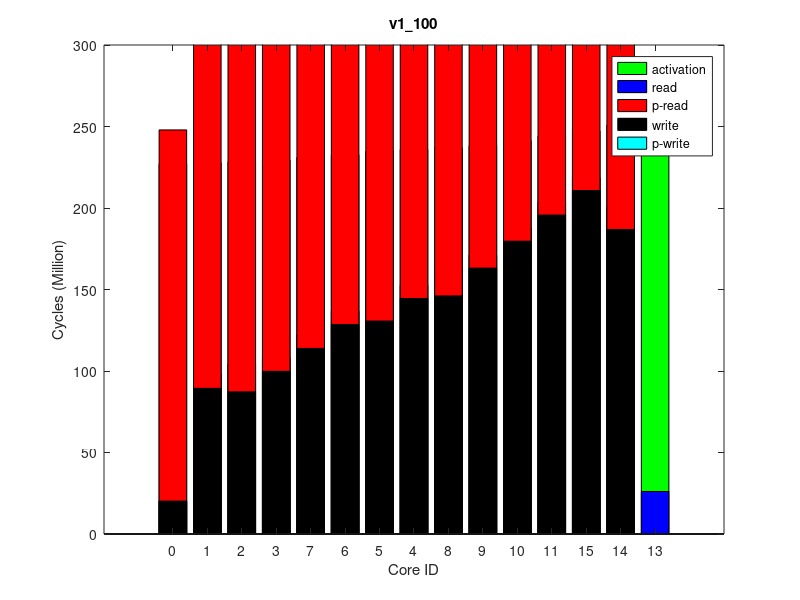

The MATLAB script that drew this image:
times(1, :, :) = [
227728811, 227836592, 0
228725525, 228503976, 0
229350443, 229257157, 0
230454029, 230243708, 0
236761001, 236524495, 0
235773614, 235512136, 0
233578704, 233446432, 0
232079210, 231833262, 0
237853041, 237638542, 0
239070153, 238854173, 0
242164719, 241938642, 0
245014808, 244794709, 0
0, 251963746, 0
251527666, 251310919, 0
247913724, 247720777, 0
];
times(2, :, :) = [
227716648, 227823970, 0
228634783, 228490971, 0
229345749, 229243677, 0
230389200, 230230414, 0
236669207, 236509782, 0
235679218, 235496885, 0
233333644, 233433691, 0
231982665, 231819738, 0
237755963, 237623079, 0
238937313, 238840670, 0
242065483, 241921943, 0
244908045, 244771313, 0
0, 251948010, 0
251430148, 251295163, 0
247809029, 247697355, 0
];
times(3, :, :) = [
227732838, 227840171, 0
228655955, 228507911, 0
229307698, 229260844, 0
230387368, 230247623, 0
236688890, 236525778, 0
235700238, 235513627, 0
233498015, 233450091, 0
232003482, 231837243, 0
237747971, 237639973, 0
238991223, 238855556, 0
242085791, 241937689, 0
244905970, 244789494, 0
0, 251948631, 0
251440243, 251300902, 0
247829508, 247713622, 0
];
times(4, :, :) = [
227712398, 227819940, 0
228627534, 228485181, 0
229356985, 229239886, 0
230407557, 230227158, 0
236664945, 236506569, 0
235676040, 235494236, 0
233451584, 233430684, 0
231977760, 231816279, 0
237753214, 237621388, 0
238910484, 238836209, 0
242059460, 241916750, 0
244907158, 244767734, 0
0, 251945359, 0
251425555, 251291910, 0
247801265, 247691425, 0
];
times(5, :, :) = [
227735212, 227843449, 0
228655519, 228510566, 0
229351930, 229263663, 0
230424509, 230250697, 0
236688344, 236529085, 0
235698228, 235517745, 0
233270365, 233455760, 0
232006517, 231840598, 0
237778360, 237644025, 0
238950555, 238860285, 0
242090477, 241944020, 0
244941503, 244800096, 0
0, 251975438, 0
251470402, 251333534, 0
247839401, 247725312, 0
];
times(6, :, :) = [
227708874, 227816258, 0
228627290, 228482335, 0
229334295, 229236691, 0
230406664, 230223741, 0
236662870, 236500690, 0
235673987, 235490705, 0
233495998, 233426361, 0
231980668, 231812994, 0
237745840, 237614452, 0
238972247, 238831484, 0
242062064, 241913244, 0
244897282, 244757550, 0
0, 251911815, 0
251409372, 251269276, 0
247800286, 247683417, 0
];
times(7, :, :) = [
227714102, 227822227, 0
228633591, 228489020, 0
229378069, 229241595, 0
230395858, 230228592, 0
236668393, 236508160, 0
235682036, 235497025, 0
233336525, 233432453, 0
231982382, 231817704, 0
237756284, 237624134, 0
238928943, 238840855, 0
242067815, 241922555, 0
244919282, 244775535, 0
0, 251928097, 0
251418941, 251281904, 0
247815344, 247701562, 0
];
times(8, :, :) = [
227746361, 227853836, 0
228665140, 228519997, 0
229374542, 229273478, 0
230395399, 230259362, 0
236696753, 236539280, 0
235714281, 235528173, 0
233307529, 233462979, 0
232013036, 231849218, 0
237786492, 237653263, 0
238946764, 238869626, 0
242096979, 241950507, 0
244943201, 244802641, 0
0, 251971260, 0
251447034, 251309278, 0
247843850, 247728167, 0
];
times(9, :, :) = [
227735190, 227842827, 0
228655802, 228510490, 0
229362392, 229264571, 0
230386313, 230251418, 0
236687511, 236531398, 0
235706085, 235521285, 0
233613132, 233456756, 0
232008427, 231841070, 0
237772639, 237645414, 0
238999042, 238862479, 0
242092903, 241946772, 0
244946118, 244801837, 0
0, 251974245, 0
251453284, 251316256, 0
247842181, 247727300, 0
];
times(10, :, :) = [
227718239, 227825889, 0
228635219, 228491703, 0
229316113, 229245254, 0
230384534, 230232884, 0
236667177, 236508277, 0
235681343, 235497542, 0
233362045, 233434228, 0
231989231, 231822027, 0
237757732, 237622657, 0
238924569, 238836982, 0
242068470, 241919738, 0
244917319, 244771482, 0
58, 251955090, 0
251437020, 251298357, 0
247809124, 247693707, 0
];
ave_times = round(squeeze(mean(times)));
format long g, ave_times
std_times = round(squeeze(std(times)));
format long g, std_times
polling_read_times = ave_times;
times(1, :, :) = [
0, 226641334, 0
0, 227305000, 0
0, 228056576, 0
0, 229039437, 0
0, 235268754, 0
0, 234267531, 0
0, 232225532, 0
0, 230627060, 0
0, 236376594, 0
0, 237581043, 0
0, 240642085, 0
0, 243399516, 0
0, 250495722, 0
0, 249836038, 0
0, 246321769, 0
];
times(2, :, :) = [
0, 226642438, 0
0, 227304708, 0
0, 228056241, 0
0, 229040452, 0
0, 235271823, 0
0, 234270115, 0
0, 232227915, 0
0, 230629005, 0
0, 236379192, 0
0, 237584332, 0
0, 240643899, 0
0, 243415652, 0
0, 250497665, 0
0, 249845989, 0
0, 246339875, 0
];
times(3, :, :) = [
0, 226621184, 0
0, 227286169, 0
0, 228037158, 0
0, 229021358, 0
0, 235252546, 0
0, 234250911, 0
0, 232208005, 0
0, 230609589, 0
0, 236359703, 0
0, 237565742, 0
0, 240623805, 0
0, 243399610, 0
0, 250501187, 0
0, 249845944, 0
0, 246324509, 0
];
times(4, :, :) = [
0, 226633222, 0
0, 227298200, 0
0, 228049926, 0
0, 229034037, 0
0, 235262233, 0
0, 234260904, 0
0, 232219219, 0
0, 230621155, 0
0, 236370013, 0
0, 237575201, 0
0, 240634118, 0
0, 243397482, 0
0, 250519584, 0
0, 249859004, 0
0, 246321807, 0
];
times(5, :, :) = [
0, 226659814, 0
0, 227325776, 0
0, 228076393, 0
0, 229059904, 0
0, 235289278, 0
0, 234287186, 0
0, 232245530, 0
0, 230646880, 0
0, 236396573, 0
0, 237602121, 0
0, 240662274, 0
0, 243436398, 0
0, 250551352, 0
0, 249895878, 0
0, 246360120, 0
];
times(6, :, :) = [
0, 226653926, 0
0, 227320772, 0
0, 228071458, 0
0, 229054713, 0
0, 235284044, 0
0, 234282434, 0
0, 232240556, 0
0, 230642521, 0
0, 236391638, 0
0, 237596907, 0
0, 240656494, 0
0, 243427442, 0
0, 250496095, 0
0, 249852331, 0
0, 246352150, 0
];
times(7, :, :) = [
0, 226636783, 0
0, 227303235, 0
0, 228055243, 0
0, 229039998, 0
0, 235269067, 0
0, 234267484, 0
0, 232225511, 0
0, 230627303, 0
0, 236376238, 0
0, 237581790, 0
0, 240641555, 0
0, 243410740, 0
0, 250507245, 0
0, 249842982, 0
0, 246334969, 0
];
times(8, :, :) = [
0, 226629223, 0
0, 227296388, 0
0, 228047601, 0
0, 229030307, 0
0, 235260965, 0
0, 234259148, 0
0, 232216896, 0
0, 230617529, 0
0, 236368184, 0
0, 237572262, 0
0, 240631704, 0
0, 243403646, 0
0, 250500909, 0
0, 249852070, 0
0, 246328624, 0
];
times(9, :, :) = [
0, 226628079, 0
0, 227290414, 0
0, 228041487, 0
0, 229024984, 0
0, 235256422, 0
0, 234254195, 0
0, 232212137, 0
0, 230613453, 0
0, 236364333, 0
0, 237570330, 0
0, 240629151, 0
0, 243404142, 0
0, 250505468, 0
0, 249847536, 0
0, 246330405, 0
];
times(10, :, :) = [
0, 226613977, 0
0, 227280449, 0
0, 228029271, 0
0, 229013240, 0
0, 235245756, 0
0, 234243736, 0
0, 232200480, 0
0, 230601329, 0
0, 236353249, 0
0, 237558833, 0
0, 240619206, 0
0, 243392619, 0
0, 250482335, 0
0, 249828858, 0
0, 246319354, 0
];
ave_times = round(squeeze(mean(times)));
format long g, ave_times
std_times = round(squeeze(std(times)));
format long g, std_times
polling_write_times = ave_times;
times(1, :, :) = [
0, 252577941, 0
8268039, 253309823, 64000
16963525, 254126369, 128000
8309476, 255165841, 64000
8115540, 262078735, 64000
14133569, 260963415, 128000
8207063, 258670497, 64000
8245688, 256865089, 64000
16145484, 263309749, 128000
8054899, 264640123, 64000
8118146, 267996209, 64000
8022779, 271103512, 64000
26087771, 278831271, 255980
13577970, 278123493, 128000
8057495, 274306103, 64000
];
times(2, :, :) = [
0, 252578443, 0
8275049, 253311479, 64000
16871520, 254127234, 128000
8310413, 255168032, 64000
8115832, 262082286, 64000
14151485, 260967615, 128000
8216146, 258674490, 64000
8243043, 256869477, 64000
16092040, 263312992, 128000
8047886, 264644224, 64000
8118371, 268000560, 64000
8002226, 271112375, 64000
26089515, 278846397, 255980
13614733, 278142335, 128000
8022324, 274317274, 64000
];
times(3, :, :) = [
0, 252643971, 0
8272938, 253376521, 64000
16978679, 254194434, 128000
8301346, 255234432, 64000
8116441, 262143074, 64000
14153403, 261027478, 128000
8199192, 258735056, 64000
8248632, 256929761, 64000
16117665, 263374461, 128000
8030447, 264705141, 64000
8120230, 268061784, 64000
7995943, 271172739, 64000
26086843, 278902580, 255980
13580717, 278195367, 128000
8130369, 274373685, 64000
];
times(4, :, :) = [
0, 252624504, 0
8274042, 253356356, 64000
16982460, 254174474, 128000
8312775, 255212880, 64000
8113989, 262120116, 64000
14152666, 261005457, 128000
8214194, 258712388, 64000
8244274, 256906790, 64000
16068968, 263350586, 128000
8029213, 264681287, 64000
8118801, 268036967, 64000
7996665, 271141605, 64000
26089015, 278862177, 255980
13581274, 278158458, 128000
8132221, 274340329, 64000
];
times(5, :, :) = [
0, 252597795, 0
8275672, 253329295, 64000
16887688, 254147509, 128000
8308676, 255188944, 64000
8114476, 262101726, 64000
14152723, 260986525, 128000
8213834, 258693045, 64000
8243445, 256887817, 64000
16082678, 263332263, 128000
8039772, 264663158, 64000
8132897, 268021849, 64000
8004192, 271125899, 64000
26086505, 278843271, 255980
13574152, 278142921, 128000
8034466, 274328331, 64000
];
times(6, :, :) = [
0, 252591661, 0
8275359, 253323563, 64000
16885773, 254139808, 128000
8311413, 255180307, 64000
8113488, 262086677, 64000
14134194, 260972011, 128000
8205426, 258679816, 64000
8243697, 256874444, 64000
16068791, 263317359, 128000
8031319, 264647609, 64000
8120183, 268004881, 64000
8001740, 271116416, 64000
26088307, 278853472, 255980
13613730, 278147718, 128000
8023132, 274318812, 64000
];
times(7, :, :) = [
0, 252577507, 0
8276020, 253309040, 64000
16874456, 254127511, 128000
8310192, 255168831, 64000
8116249, 262079586, 64000
14133677, 260964425, 128000
8208153, 258671639, 64000
8247397, 256864947, 64000
16121054, 263310522, 128000
8031177, 264641260, 64000
8121254, 267996749, 64000
8000145, 271106126, 64000
26089075, 278823077, 255980
13614488, 278120182, 128000
8019277, 274308778, 64000
];
times(8, :, :) = [
0, 252631267, 0
8269327, 253363109, 64000
16869971, 254178383, 128000
8306788, 255219768, 64000
8118404, 262127288, 64000
14133512, 261012343, 128000
8205134, 258719575, 64000
8246272, 256914035, 64000
16163632, 263357217, 128000
8053001, 264687599, 64000
8115496, 268045951, 64000
8001236, 271157466, 64000
26089130, 278876634, 255980
13613025, 278176271, 128000
8023697, 274359349, 64000
];
times(9, :, :) = [
0, 252622242, 0
8267593, 253353905, 64000
16874725, 254169646, 128000
8315400, 255205816, 64000
8112251, 262114942, 64000
14132488, 261000598, 128000
8201798, 258708013, 64000
8250992, 256903529, 64000
16069971, 263346442, 128000
8028554, 264676521, 64000
8119705, 268033374, 64000
7995445, 271140353, 64000
26090472, 278871972, 255980
13580104, 278166311, 128000
8132676, 274342442, 64000
];
times(10, :, :) = [
0, 252607595, 0
8273988, 253339409, 64000
16870276, 254156341, 128000
8310051, 255192607, 64000
8116511, 262103981, 64000
14135273, 260989689, 128000
8209926, 258696299, 64000
8244871, 256891037, 64000
16096834, 263335015, 128000
8050089, 264665023, 64000
8129869, 268020501, 64000
8036083, 271134797, 64000
26090754, 278863793, 255980
13617327, 278157495, 128000
8124009, 274333823, 64000
];
ave_times = round(squeeze(mean(times)));
format long g, ave_times
std_times = round(squeeze(std(times)));
format long g, std_times
read_times = ave_times;
times(1, :, :) = [
0, 227093728, 0
0, 227761984, 0
0, 228516383, 0
0, 229505158, 0
0, 235870369, 0
0, 234842272, 0
0, 232744299, 0
0, 231102051, 0
0, 237009550, 0
0, 238255593, 0
0, 241413485, 0
0, 244262404, 0
0, 251512092, 0
0, 250860595, 0
0, 247287961, 0
];
times(2, :, :) = [
0, 227109046, 0
0, 227776589, 0
0, 228531802, 0
0, 229521866, 0
0, 235887788, 0
0, 234859132, 0
0, 232760823, 0
0, 231117867, 0
0, 237027212, 0
0, 238273589, 0
0, 241434940, 0
0, 244277565, 0
0, 251519967, 0
0, 250866533, 0
0, 247300610, 0
];
times(3, :, :) = [
0, 227109495, 0
0, 227777461, 0
0, 228531072, 0
0, 229520649, 0
0, 235885409, 0
0, 234857064, 0
0, 232758206, 0
0, 231115410, 0
0, 237024951, 0
0, 238271661, 0
0, 241429110, 0
0, 244271286, 0
0, 251510135, 0
0, 250855991, 0
0, 247295021, 0
];
times(4, :, :) = [
0, 227127895, 0
0, 227795941, 0
0, 228550239, 0
0, 229541058, 0
0, 235905210, 0
0, 234876624, 0
0, 232778272, 0
0, 231137605, 0
0, 237044537, 0
0, 238290857, 0
0, 241450730, 0
0, 244295881, 0
0, 251545865, 0
0, 250898069, 0
0, 247319628, 0
];
times(5, :, :) = [
0, 227133182, 0
0, 227800101, 0
0, 228555638, 0
0, 229546514, 0
0, 235911308, 0
0, 234882404, 0
0, 232784046, 0
0, 231142709, 0
0, 237050525, 0
0, 238297444, 0
0, 241459053, 0
0, 244309442, 0
0, 251556000, 0
0, 250904725, 0
0, 247333215, 0
];
times(6, :, :) = [
0, 227115192, 0
0, 227782061, 0
0, 228537287, 0
0, 229527379, 0
0, 235892529, 0
0, 234864418, 0
0, 232765924, 0
0, 231124040, 0
0, 237031716, 0
0, 238278136, 0
0, 241439635, 0
0, 244282815, 0
0, 251529524, 0
0, 250873110, 0
0, 247306772, 0
];
times(7, :, :) = [
0, 227065272, 0
0, 227732606, 0
0, 228488208, 0
0, 229478465, 0
0, 235842879, 0
0, 234814506, 0
0, 232716101, 0
0, 231073993, 0
0, 236982204, 0
0, 238228546, 0
0, 241388065, 0
0, 244239186, 0
0, 251494816, 0
0, 250838900, 0
0, 247265242, 0
];
times(8, :, :) = [
0, 227129180, 0
0, 227796228, 0
0, 228550978, 0
0, 229541569, 0
0, 235904843, 0
0, 234876761, 0
0, 232777986, 0
0, 231136948, 0
0, 237044257, 0
0, 238290383, 0
0, 241451267, 0
0, 244295498, 0
0, 251550829, 0
0, 250893324, 0
0, 247321725, 0
];
times(9, :, :) = [
0, 227114780, 0
0, 227780043, 0
0, 228534543, 0
0, 229524715, 0
0, 235889844, 0
0, 234861131, 0
0, 232762583, 0
0, 231120480, 0
0, 237029642, 0
0, 238275792, 0
0, 241434202, 0
0, 244278164, 0
0, 251530642, 0
0, 250874091, 0
0, 247302341, 0
];
times(10, :, :) = [
0, 227106292, 0
0, 227774097, 0
0, 228528886, 0
0, 229517862, 0
0, 235882480, 0
0, 234854604, 0
0, 232756285, 0
0, 231113893, 0
0, 237022459, 0
0, 238268560, 0
0, 241429116, 0
0, 244278603, 0
0, 251515228, 0
0, 250860098, 0
0, 247303344, 0
];
ave_times = round(squeeze(mean(times)));
format long g, ave_times
std_times = round(squeeze(std(times)));
format long g, std_times
total_times = ave_times;
times(1, :, :) = [
20169747, 228076992, 64000
89272411, 228747997, 128000
87157109, 229495370, 64000
99741769, 230474529, 64000
144549667, 236707982, 128000
130695887, 235704299, 64000
128552162, 233664916, 64000
113844496, 232063659, 64000
146119484, 237812479, 64000
163133895, 239019670, 64000
179669185, 242075196, 64000
195775711, 244858509, 64000
0, 251939623, 0
186808953, 251286880, 64000
210831025, 247784966, 64000
];
times(2, :, :) = [
20219253, 228106545, 64000
89511181, 228778254, 128000
87356660, 229525763, 64000
99940177, 230504858, 64000
144547763, 236736154, 128000
130712082, 235733289, 64000
128642006, 233695145, 64000
113965287, 232093596, 64000
146085153, 237840889, 64000
163149681, 239047495, 64000
179626457, 242104218, 64000
195636654, 244889612, 64000
0, 251975758, 0
186845238, 251327298, 64000
210676123, 247816232, 64000
];
times(3, :, :) = [
20184312, 228075066, 64000
89261448, 228746692, 128000
87086027, 229494340, 64000
99677491, 230472185, 64000
144519536, 236702698, 128000
130661999, 235699718, 64000
128515125, 233662437, 64000
113771260, 232062450, 64000
146093608, 237807707, 64000
163104990, 239013960, 64000
179640305, 242070965, 64000
195677599, 244846546, 64000
0, 251946671, 0
186811758, 251293644, 64000
210683720, 247776073, 64000
];
times(4, :, :) = [
20156388, 228081512, 64000
89245178, 228751838, 128000
87120702, 229499540, 64000
99713644, 230478689, 64000
144474095, 236709730, 128000
130584390, 235707429, 64000
128487090, 233669068, 64000
113773669, 232068249, 64000
146014230, 237814946, 64000
163057816, 239020721, 64000
179545513, 242077169, 64000
195568968, 244857386, 64000
0, 251955004, 0
186807289, 251299105, 64000
210715679, 247787460, 64000
];
times(5, :, :) = [
20180342, 228097881, 64000
89396222, 228768654, 128000
87270270, 229515253, 64000
99870698, 230493256, 64000
144448441, 236723684, 128000
130602463, 235719877, 64000
128522633, 233682882, 64000
113920768, 232082203, 64000
146030124, 237828279, 64000
163087777, 239034790, 64000
179579300, 242092546, 64000
195633965, 244862222, 64000
0, 251953002, 0
186819669, 251304488, 64000
210702880, 247788186, 64000
];
times(6, :, :) = [
20232757, 228146720, 64000
89559691, 228819464, 128000
87422097, 229566771, 64000
99991122, 230546131, 64000
144616634, 236774812, 128000
130762130, 235772004, 64000
128725505, 233735377, 64000
114028074, 232134544, 64000
146164252, 237880010, 64000
163230548, 239086339, 64000
179796563, 242141115, 64000
195824967, 244915212, 64000
0, 251997045, 0
186864065, 251348511, 64000
210868452, 247840950, 64000
];
times(7, :, :) = [
20186299, 228089851, 64000
89328776, 228761289, 128000
87237064, 229507652, 64000
99827152, 230485768, 64000
144545118, 236715045, 128000
130661719, 235712710, 64000
128581466, 233674856, 64000
113857648, 232074775, 64000
146107153, 237820122, 64000
163163870, 239027359, 64000
179685521, 242084560, 64000
195685273, 244870591, 64000
0, 251956631, 0
186846480, 251301886, 64000
210816555, 247797252, 64000
];
times(8, :, :) = [
20195594, 228108323, 64000
89351031, 228781086, 128000
87233965, 229526409, 64000
99784296, 230505126, 64000
144400512, 236736091, 128000
130508956, 235733632, 64000
128422324, 233695312, 64000
113765021, 232094032, 64000
145990306, 237841267, 64000
163017821, 239047763, 64000
179586465, 242103819, 64000
195615382, 244884881, 64000
0, 251975880, 0
186833976, 251325141, 64000
210674584, 247811116, 64000
];
times(9, :, :) = [
20193009, 228099905, 64000
89437151, 228768537, 128000
87269147, 229515730, 64000
99852148, 230496485, 64000
144512101, 236727847, 128000
130648028, 235724081, 64000
128608678, 233686604, 64000
113897899, 232085125, 64000
146060516, 237833130, 64000
163112054, 239039806, 64000
179591422, 242095177, 64000
195603415, 244861993, 64000
0, 251953947, 0
186815890, 251307436, 64000
210707066, 247787432, 64000
];
times(10, :, :) = [
20189818, 228099033, 64000
89233070, 228769914, 128000
87119283, 229517456, 64000
99657553, 230496550, 64000
144513356, 236727113, 128000
130597681, 235723881, 64000
128504153, 233687031, 64000
113776229, 232086200, 64000
146073780, 237832222, 64000
163086085, 239039123, 64000
179616158, 242094733, 64000
195665193, 244867134, 64000
0, 251968917, 0
186850203, 251315726, 64000
210774022, 247796171, 64000
];
ave_times = round(squeeze(mean(times)));
format long g, ave_times
std_times = round(squeeze(std(times)));
format long g, std_times
write_times = ave_times;
mytitle = 'v1\_100';
order = [1 2 3 4 8 7 6 5 9 10 11 12 15 14 13];

total_times = total_times(:, 2)(order);

read_times = read_times(:, 1)(order);
write_times = write_times(:, 1)(order);

polling_read_times = polling_read_times(:, 1)(order);
polling_write_times = polling_write_times(:, 1)(order);

total_times /= 1000000;

read_times /= 1000000;
write_times /= 1000000;

polling_read_times /= 1000000;
polling_write_times /= 1000000;

% laying read on top of write
read_times += write_times;
polling_read_times += write_times;

figure(1);
clf()
% set(gcf, 'Position', get(0,'Screensize'));
% set(gcf,'units','normalized','outerposition',[0 0 1 1])
bar(0:14, total_times,'g');
hold on;
bar(0:14, read_times,'b');
bar(0:14, polling_read_times,'r');
bar(0:14, write_times,'k');
bar(0:14, polling_write_times,'c');
hold off

axis([-2 16 0 300])
% axis([-1 15])
set(gca,'XTick',0:14);
set(gca,'xticklabel',{ '0'; '1'; '2'; '3'; '7'; '6'; '5'; '4'; '8'; '9'; '10'; '11'; '15'; '14'; '13' })

xlabel('Core ID')
ylabel('Cycles (Million)')

legend('activation', 'read', 'p-read', 'write', 'p-write')
title(mytitle)
print(1, strcat(mytitle, '.png'))
